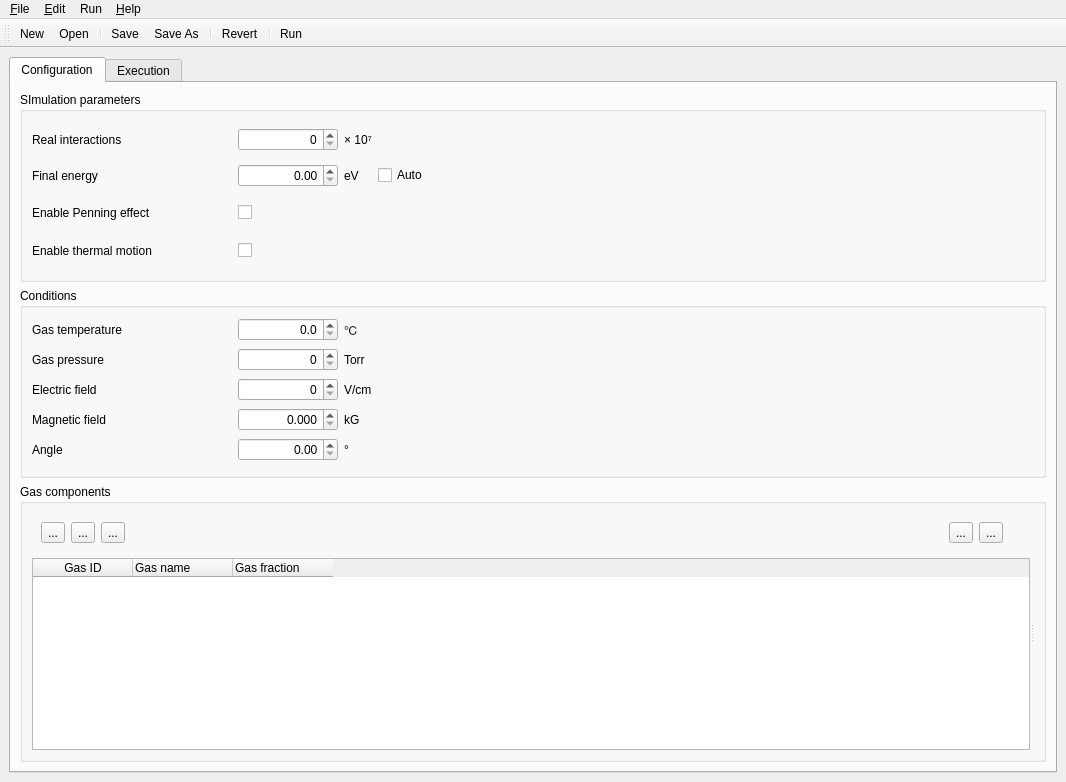
<?xml version="1.0" encoding="UTF-8"?>
<ui version="4.0">
 <class>MainWindow</class>
 <widget class="QMainWindow" name="MainWindow">
  <property name="geometry">
   <rect>
    <x>0</x>
    <y>0</y>
    <width>1066</width>
    <height>782</height>
   </rect>
  </property>
  <property name="windowTitle">
   <string>Magboltz GUI</string>
  </property>
  <widget class="QWidget" name="centralwidget">
   <layout class="QVBoxLayout" name="verticalLayout">
    <item>
     <widget class="QTabWidget" name="mainTab">
      <property name="currentIndex">
       <number>0</number>
      </property>
      <widget class="QWidget" name="tabConfiguration">
       <attribute name="title">
        <string>Configuration</string>
       </attribute>
       <layout class="QVBoxLayout" name="verticalLayout_3">
        <item>
         <widget class="QGroupBox" name="groupSimParameters">
          <property name="title">
           <string>SImulation parameters</string>
          </property>
          <layout class="QGridLayout" name="gridLayout">
           <item row="0" column="2">
            <widget class="QLabel" name="label_3">
             <property name="text">
              <string>× 10⁷</string>
             </property>
            </widget>
           </item>
           <item row="2" column="1">
            <widget class="QCheckBox" name="checkPenning">
             <property name="minimumSize">
              <size>
               <width>0</width>
               <height>25</height>
              </size>
             </property>
             <property name="toolTip">
              <string>IPEN: include Penning effect</string>
             </property>
             <property name="text">
              <string/>
             </property>
            </widget>
           </item>
           <item row="0" column="4">
            <spacer name="horizontalSpacer">
             <property name="orientation">
              <enum>Qt::Horizontal</enum>
             </property>
             <property name="sizeHint" stdset="0">
              <size>
               <width>40</width>
               <height>20</height>
              </size>
             </property>
            </spacer>
           </item>
           <item row="1" column="2">
            <widget class="QLabel" name="label_4">
             <property name="text">
              <string>eV</string>
             </property>
            </widget>
           </item>
           <item row="1" column="0">
            <widget class="QLabel" name="label_2">
             <property name="minimumSize">
              <size>
               <width>0</width>
               <height>0</height>
              </size>
             </property>
             <property name="text">
              <string>Final energy</string>
             </property>
            </widget>
           </item>
           <item row="1" column="4">
            <widget class="QCheckBox" name="checkFinalEnergyAuto">
             <property name="text">
              <string>Auto</string>
             </property>
            </widget>
           </item>
           <item row="0" column="1">
            <widget class="QSpinBox" name="spinRealInteractions">
             <property name="minimumSize">
              <size>
               <width>100</width>
               <height>0</height>
              </size>
             </property>
             <property name="toolTip">
              <string> NMAX: Number of real collisions, use a value between 2 and 5 for inelastic gas to obtain 1% accuracy, use a value above 10 for better than 0.5 % accuracy and a value of at least 10 for pure elastic gases like Argon</string>
             </property>
             <property name="alignment">
              <set>Qt::AlignRight|Qt::AlignTrailing|Qt::AlignVCenter</set>
             </property>
            </widget>
           </item>
           <item row="1" column="1">
            <widget class="QDoubleSpinBox" name="spinFinalEnergy">
             <property name="toolTip">
              <string>EFINAL: upper limit of the electron energy in electron Volts, if EFINAL = 0.0, program automatically calculates upper integration energy limit</string>
             </property>
             <property name="alignment">
              <set>Qt::AlignRight|Qt::AlignTrailing|Qt::AlignVCenter</set>
             </property>
            </widget>
           </item>
           <item row="0" column="0">
            <widget class="QLabel" name="label">
             <property name="minimumSize">
              <size>
               <width>200</width>
               <height>0</height>
              </size>
             </property>
             <property name="toolTip">
              <string/>
             </property>
             <property name="text">
              <string>Real interactions</string>
             </property>
            </widget>
           </item>
           <item row="2" column="0">
            <widget class="QLabel" name="label_16">
             <property name="text">
              <string>Enable Penning effect</string>
             </property>
            </widget>
           </item>
           <item row="4" column="0">
            <widget class="QLabel" name="label_17">
             <property name="text">
              <string>Enable thermal motion</string>
             </property>
            </widget>
           </item>
           <item row="4" column="1">
            <widget class="QCheckBox" name="checkThermal">
             <property name="minimumSize">
              <size>
               <width>0</width>
               <height>25</height>
              </size>
             </property>
             <property name="toolTip">
              <string>ITHRM: gas motion taken to be at input temperature</string>
             </property>
             <property name="text">
              <string/>
             </property>
            </widget>
           </item>
          </layout>
         </widget>
        </item>
        <item>
         <widget class="QGroupBox" name="groupGasList">
          <property name="title">
           <string>Conditions</string>
          </property>
          <layout class="QGridLayout" name="gridLayout_2">
           <item row="0" column="2">
            <widget class="QLabel" name="label_12">
             <property name="text">
              <string>℃</string>
             </property>
            </widget>
           </item>
           <item row="2" column="2">
            <widget class="QLabel" name="label_6">
             <property name="text">
              <string>V/cm</string>
             </property>
            </widget>
           </item>
           <item row="0" column="1">
            <widget class="QDoubleSpinBox" name="spinGasTemperature">
             <property name="minimumSize">
              <size>
               <width>100</width>
               <height>0</height>
              </size>
             </property>
             <property name="toolTip">
              <string>TEMP: temperature of gas in centigrade</string>
             </property>
             <property name="alignment">
              <set>Qt::AlignRight|Qt::AlignTrailing|Qt::AlignVCenter</set>
             </property>
             <property name="decimals">
              <number>1</number>
             </property>
             <property name="maximum">
              <double>500.000000000000000</double>
             </property>
            </widget>
           </item>
           <item row="1" column="1">
            <widget class="QDoubleSpinBox" name="spinGasPressure">
             <property name="toolTip">
              <string>TORR: pressure of gas in Torr</string>
             </property>
             <property name="alignment">
              <set>Qt::AlignRight|Qt::AlignTrailing|Qt::AlignVCenter</set>
             </property>
             <property name="decimals">
              <number>0</number>
             </property>
             <property name="maximum">
              <double>10000.000000000000000</double>
             </property>
             <property name="singleStep">
              <double>10.000000000000000</double>
             </property>
            </widget>
           </item>
           <item row="3" column="1">
            <widget class="QDoubleSpinBox" name="spinMagneticField">
             <property name="toolTip">
              <string>BMAG: magnitude of the magnetic field in kilogauss</string>
             </property>
             <property name="alignment">
              <set>Qt::AlignRight|Qt::AlignTrailing|Qt::AlignVCenter</set>
             </property>
             <property name="decimals">
              <number>3</number>
             </property>
             <property name="maximum">
              <double>10.000000000000000</double>
             </property>
            </widget>
           </item>
           <item row="3" column="2">
            <widget class="QLabel" name="label_8">
             <property name="text">
              <string>kG</string>
             </property>
            </widget>
           </item>
           <item row="0" column="4">
            <spacer name="horizontalSpacer_3">
             <property name="orientation">
              <enum>Qt::Horizontal</enum>
             </property>
             <property name="sizeHint" stdset="0">
              <size>
               <width>40</width>
               <height>20</height>
              </size>
             </property>
            </spacer>
           </item>
           <item row="4" column="0">
            <widget class="QLabel" name="label_9">
             <property name="minimumSize">
              <size>
               <width>200</width>
               <height>0</height>
              </size>
             </property>
             <property name="text">
              <string>Angle</string>
             </property>
            </widget>
           </item>
           <item row="3" column="0">
            <widget class="QLabel" name="label_7">
             <property name="minimumSize">
              <size>
               <width>200</width>
               <height>0</height>
              </size>
             </property>
             <property name="text">
              <string>Magnetic field</string>
             </property>
            </widget>
           </item>
           <item row="0" column="0">
            <widget class="QLabel" name="label_11">
             <property name="minimumSize">
              <size>
               <width>200</width>
               <height>0</height>
              </size>
             </property>
             <property name="text">
              <string>Gas temperature</string>
             </property>
            </widget>
           </item>
           <item row="4" column="1">
            <widget class="QDoubleSpinBox" name="spinAngle">
             <property name="toolTip">
              <string>BTHETA: angle between the electric and magnetic fields in degrees</string>
             </property>
             <property name="alignment">
              <set>Qt::AlignRight|Qt::AlignTrailing|Qt::AlignVCenter</set>
             </property>
             <property name="maximum">
              <double>359.990000000000009</double>
             </property>
            </widget>
           </item>
           <item row="1" column="2">
            <widget class="QLabel" name="label_14">
             <property name="text">
              <string>Torr</string>
             </property>
            </widget>
           </item>
           <item row="2" column="0">
            <widget class="QLabel" name="label_5">
             <property name="minimumSize">
              <size>
               <width>200</width>
               <height>0</height>
              </size>
             </property>
             <property name="text">
              <string>Electric field</string>
             </property>
            </widget>
           </item>
           <item row="1" column="0">
            <widget class="QLabel" name="label_13">
             <property name="text">
              <string>Gas pressure</string>
             </property>
            </widget>
           </item>
           <item row="2" column="1">
            <widget class="QDoubleSpinBox" name="spinElectricField">
             <property name="toolTip">
              <string>EFIELD: electric field in Volt/cm</string>
             </property>
             <property name="alignment">
              <set>Qt::AlignRight|Qt::AlignTrailing|Qt::AlignVCenter</set>
             </property>
             <property name="decimals">
              <number>0</number>
             </property>
             <property name="maximum">
              <double>100000.000000000000000</double>
             </property>
             <property name="singleStep">
              <double>100.000000000000000</double>
             </property>
            </widget>
           </item>
           <item row="4" column="2">
            <widget class="QLabel" name="label_10">
             <property name="text">
              <string>°</string>
             </property>
            </widget>
           </item>
          </layout>
         </widget>
        </item>
        <item>
         <widget class="QGroupBox" name="groupGases">
          <property name="title">
           <string>Gas components</string>
          </property>
          <layout class="QHBoxLayout" name="horizontalLayout_3">
           <item>
            <widget class="QSplitter" name="splitterGases">
             <property name="orientation">
              <enum>Qt::Horizontal</enum>
             </property>
             <widget class="QWidget" name="splitterGasesLeft" native="true">
              <layout class="QVBoxLayout" name="verticalLayout_2">
               <item>
                <widget class="QWidget" name="widget" native="true">
                 <layout class="QHBoxLayout" name="horizontalLayout">
                  <item>
                   <widget class="QToolButton" name="btnGasAdd">
                    <property name="text">
                     <string>...</string>
                    </property>
                    <property name="icon">
                     <iconset theme="list-add">
                      <normaloff>../../../../../../ui</normaloff>../../../../../../ui</iconset>
                    </property>
                   </widget>
                  </item>
                  <item>
                   <widget class="QToolButton" name="btnGasRemove">
                    <property name="text">
                     <string>...</string>
                    </property>
                    <property name="icon">
                     <iconset theme="list-remove">
                      <normaloff>../../../../../../ui</normaloff>../../../../../../ui</iconset>
                    </property>
                   </widget>
                  </item>
                  <item>
                   <widget class="QToolButton" name="btnGasNormalize">
                    <property name="toolTip">
                     <string>Normalize gas fractions</string>
                    </property>
                    <property name="text">
                     <string>...</string>
                    </property>
                    <property name="icon">
                     <iconset theme="accessories-calculator">
                      <normaloff>../../../../../../.designer/backup</normaloff>../../../../../../.designer/backup</iconset>
                    </property>
                   </widget>
                  </item>
                  <item>
                   <spacer name="horizontalSpacer_6">
                    <property name="orientation">
                     <enum>Qt::Horizontal</enum>
                    </property>
                    <property name="sizeHint" stdset="0">
                     <size>
                      <width>40</width>
                      <height>20</height>
                     </size>
                    </property>
                   </spacer>
                  </item>
                  <item>
                   <widget class="QToolButton" name="btnGasDown">
                    <property name="text">
                     <string>...</string>
                    </property>
                    <property name="icon">
                     <iconset theme="go-down">
                      <normaloff>../../../../../../ui</normaloff>../../../../../../ui</iconset>
                    </property>
                   </widget>
                  </item>
                  <item>
                   <widget class="QToolButton" name="btnGasUp">
                    <property name="text">
                     <string>...</string>
                    </property>
                    <property name="icon">
                     <iconset theme="go-up">
                      <normaloff>../../../../../../ui</normaloff>../../../../../../ui</iconset>
                    </property>
                   </widget>
                  </item>
                  <item>
                   <widget class="QWidget" name="widget_4" native="true"/>
                  </item>
                  <item>
                   <widget class="QWidget" name="widget_3" native="true"/>
                  </item>
                  <item>
                   <widget class="QWidget" name="widget_6" native="true"/>
                  </item>
                 </layout>
                </widget>
               </item>
               <item>
                <widget class="QTableWidget" name="gasListTable">
                 <property name="columnCount">
                  <number>3</number>
                 </property>
                 <column>
                  <property name="text">
                   <string>Gas ID</string>
                  </property>
                 </column>
                 <column>
                  <property name="text">
                   <string>Gas name</string>
                  </property>
                  <property name="textAlignment">
                   <set>AlignLeading|AlignVCenter</set>
                  </property>
                 </column>
                 <column>
                  <property name="text">
                   <string>Gas fraction</string>
                  </property>
                  <property name="textAlignment">
                   <set>AlignLeading|AlignVCenter</set>
                  </property>
                 </column>
                </widget>
               </item>
              </layout>
             </widget>
             <widget class="QWidget" name="splitterGasRight" native="true">
              <layout class="QVBoxLayout" name="verticalLayout_5">
               <item>
                <widget class="QFrame" name="pieContainer">
                 <property name="frameShape">
                  <enum>QFrame::StyledPanel</enum>
                 </property>
                 <property name="frameShadow">
                  <enum>QFrame::Raised</enum>
                 </property>
                </widget>
               </item>
              </layout>
             </widget>
            </widget>
           </item>
          </layout>
         </widget>
        </item>
       </layout>
      </widget>
      <widget class="QWidget" name="tabExecution">
       <attribute name="title">
        <string>Execution</string>
       </attribute>
       <layout class="QVBoxLayout" name="verticalLayout_4">
        <item>
         <widget class="QWidget" name="widget_2" native="true">
          <layout class="QHBoxLayout" name="horizontalLayout_2">
           <item>
            <widget class="QLabel" name="label_15">
             <property name="text">
              <string>Command line</string>
             </property>
            </widget>
           </item>
           <item>
            <widget class="QLineEdit" name="commandLine">
             <property name="readOnly">
              <bool>true</bool>
             </property>
             <property name="placeholderText">
              <string>(save the current file)</string>
             </property>
            </widget>
           </item>
           <item>
            <widget class="QToolButton" name="btnCmdCopyToClipbord">
             <property name="text">
              <string>...</string>
             </property>
             <property name="icon">
              <iconset theme="edit-copy">
               <normaloff>../../../../../../ui</normaloff>../../../../../../ui</iconset>
             </property>
            </widget>
           </item>
           <item>
            <widget class="QToolButton" name="btnResultSave">
             <property name="text">
              <string>...</string>
             </property>
             <property name="icon">
              <iconset theme="document-save-as">
               <normaloff>../../../../../../.designer/backup</normaloff>../../../../../../.designer/backup</iconset>
             </property>
            </widget>
           </item>
           <item>
            <widget class="QToolButton" name="btnResultExport">
             <property name="text">
              <string>...</string>
             </property>
             <property name="icon">
              <iconset theme="x-office-spreadsheet">
               <normaloff>../../../../../../.designer/backup</normaloff>../../../../../../.designer/backup</iconset>
             </property>
            </widget>
           </item>
          </layout>
         </widget>
        </item>
        <item>
         <widget class="QTextEdit" name="consoleOutput">
          <property name="font">
           <font>
            <family>Monospace</family>
           </font>
          </property>
          <property name="readOnly">
           <bool>true</bool>
          </property>
         </widget>
        </item>
       </layout>
      </widget>
     </widget>
    </item>
   </layout>
  </widget>
  <widget class="QMenuBar" name="mainMenuBar">
   <property name="geometry">
    <rect>
     <x>0</x>
     <y>0</y>
     <width>1066</width>
     <height>23</height>
    </rect>
   </property>
   <widget class="QMenu" name="menu_File">
    <property name="title">
     <string>&amp;File</string>
    </property>
    <addaction name="actionNew"/>
    <addaction name="actionOpen"/>
    <addaction name="separator"/>
    <addaction name="actionSave"/>
    <addaction name="actionSaveAs"/>
    <addaction name="separator"/>
    <addaction name="actionRevert"/>
    <addaction name="actionClose"/>
    <addaction name="separator"/>
    <addaction name="actionQuit"/>
   </widget>
   <widget class="QMenu" name="menu_Edit">
    <property name="title">
     <string>&amp;Edit</string>
    </property>
    <addaction name="separator"/>
   </widget>
   <widget class="QMenu" name="menu_Help">
    <property name="title">
     <string>&amp;Help</string>
    </property>
    <property name="separatorsCollapsible">
     <bool>false</bool>
    </property>
   </widget>
   <widget class="QMenu" name="menuRun">
    <property name="title">
     <string>Run</string>
    </property>
    <addaction name="actionRun"/>
    <addaction name="separator"/>
    <addaction name="actionResultSave"/>
    <addaction name="actionResultExport"/>
   </widget>
   <addaction name="menu_File"/>
   <addaction name="menu_Edit"/>
   <addaction name="menuRun"/>
   <addaction name="menu_Help"/>
  </widget>
  <widget class="QToolBar" name="mainToolBar">
   <property name="windowTitle">
    <string>toolBar</string>
   </property>
   <attribute name="toolBarArea">
    <enum>TopToolBarArea</enum>
   </attribute>
   <attribute name="toolBarBreak">
    <bool>false</bool>
   </attribute>
   <addaction name="actionNew"/>
   <addaction name="actionOpen"/>
   <addaction name="separator"/>
   <addaction name="actionSave"/>
   <addaction name="actionSaveAs"/>
   <addaction name="separator"/>
   <addaction name="actionRevert"/>
   <addaction name="separator"/>
   <addaction name="actionRun"/>
  </widget>
  <action name="actionNew">
   <property name="icon">
    <iconset theme="document-new">
     <normaloff>../../../../../../ui</normaloff>../../../../../../ui</iconset>
   </property>
   <property name="text">
    <string>&amp;New</string>
   </property>
  </action>
  <action name="actionOpen">
   <property name="icon">
    <iconset theme="document-open">
     <normaloff>../../../../../../ui</normaloff>../../../../../../ui</iconset>
   </property>
   <property name="text">
    <string>&amp;Open</string>
   </property>
  </action>
  <action name="actionQuit">
   <property name="icon">
    <iconset theme="application-exit">
     <normaloff>../../../../../../ui</normaloff>../../../../../../ui</iconset>
   </property>
   <property name="text">
    <string>&amp;Exit</string>
   </property>
  </action>
  <action name="actionSave">
   <property name="icon">
    <iconset theme="document-save">
     <normaloff>../../../../../../ui</normaloff>../../../../../../ui</iconset>
   </property>
   <property name="text">
    <string>&amp;Save</string>
   </property>
  </action>
  <action name="actionClose">
   <property name="icon">
    <iconset theme="edit-delete">
     <normaloff>../../../../../../ui</normaloff>../../../../../../ui</iconset>
   </property>
   <property name="text">
    <string>Close</string>
   </property>
  </action>
  <action name="actionSaveAs">
   <property name="icon">
    <iconset theme="document-save-as">
     <normaloff>../../../../../../ui</normaloff>../../../../../../ui</iconset>
   </property>
   <property name="text">
    <string>Save As</string>
   </property>
  </action>
  <action name="actionRevert">
   <property name="icon">
    <iconset theme="document-revert">
     <normaloff>../../../../../../ui</normaloff>../../../../../../ui</iconset>
   </property>
   <property name="text">
    <string>Revert</string>
   </property>
  </action>
  <action name="actionRun">
   <property name="icon">
    <iconset theme="system-run">
     <normaloff>../../../../../../ui</normaloff>../../../../../../ui</iconset>
   </property>
   <property name="text">
    <string>Run</string>
   </property>
  </action>
  <action name="actionGasAdd">
   <property name="icon">
    <iconset theme="list-add">
     <normaloff>../../../../../../ui</normaloff>../../../../../../ui</iconset>
   </property>
   <property name="text">
    <string>Add</string>
   </property>
  </action>
  <action name="actionGasRemove">
   <property name="icon">
    <iconset theme="list-remove">
     <normaloff>../../../../../../ui</normaloff>../../../../../../ui</iconset>
   </property>
   <property name="text">
    <string>Remove</string>
   </property>
  </action>
  <action name="actionGasNormalize">
   <property name="icon">
    <iconset theme="accessories-calculator">
     <normaloff>../../../../../../.designer/backup</normaloff>../../../../../../.designer/backup</iconset>
   </property>
   <property name="text">
    <string>Normalize</string>
   </property>
   <property name="toolTip">
    <string>Normalize</string>
   </property>
  </action>
  <action name="actionResultExport">
   <property name="icon">
    <iconset theme="x-office-spreadsheet">
     <normaloff>../../../../../../.designer/backup</normaloff>../../../../../../.designer/backup</iconset>
   </property>
   <property name="text">
    <string>Export</string>
   </property>
  </action>
  <action name="actionCmdCopyToClipboard">
   <property name="icon">
    <iconset theme="edit-copy">
     <normaloff>../../../../../../.designer/backup</normaloff>../../../../../../.designer/backup</iconset>
   </property>
   <property name="text">
    <string>Cooy to clipboard</string>
   </property>
   <property name="shortcut">
    <string>Ctrl+C</string>
   </property>
  </action>
  <action name="actionResultSave">
   <property name="icon">
    <iconset theme="document-save-as">
     <normaloff>../../../../../../.designer/backup</normaloff>../../../../../../.designer/backup</iconset>
   </property>
   <property name="text">
    <string>Save</string>
   </property>
  </action>
 </widget>
 <resources/>
 <connections/>
</ui>
